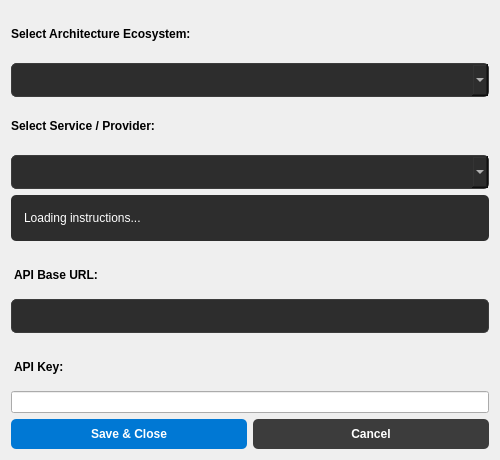
<?xml version="1.0" encoding="UTF-8"?>
<ui version="4.0">
 <class>EcosystemSelectorDialog</class>
 <widget class="QDialog" name="EcosystemSelectorDialog">
  <property name="geometry">
   <rect>
    <x>0</x>
    <y>0</y>
    <width>500</width>
    <height>460</height>
   </rect>
  </property>
  <property name="minimumSize">
   <size>
    <width>500</width>
    <height>0</height>
   </size>
  </property>
  <property name="windowTitle">
   <string>Settings - AI Provider Configuration</string>
  </property>
  <layout class="QVBoxLayout" name="dialog_layout">
   <item>
    <widget class="QLabel" name="group_label">
     <property name="styleSheet">
      <string notr="true">font-weight: bold;</string>
     </property>
     <property name="text">
      <string>Select Architecture Ecosystem:</string>
     </property>
    </widget>
   </item>
   <item>
    <widget class="QComboBox" name="group_combo">
     <property name="styleSheet">
      <string notr="true">QComboBox {
    background-color: #2d2d2d;
    color: #ffffff;
    border: 1px solid #3c3c3c;
    border-radius: 5px;
    padding: 8px;
}
QComboBox QAbstractItemView {
    background-color: #2d2d2d;
    color: white;
    selection-background-color: #0078d4;
}</string>
     </property>
    </widget>
   </item>
   <item>
    <widget class="QLabel" name="provider_label">
     <property name="styleSheet">
      <string notr="true">font-weight: bold;</string>
     </property>
     <property name="text">
      <string>Select Service / Provider:</string>
     </property>
    </widget>
   </item>
   <item>
    <widget class="QComboBox" name="provider_combo">
     <property name="styleSheet">
      <string notr="true">QComboBox {
    background-color: #2d2d2d;
    color: #ffffff;
    border: 1px solid #3c3c3c;
    border-radius: 5px;
    padding: 8px;
}
QComboBox QAbstractItemView {
    background-color: #2d2d2d;
    color: white;
    selection-background-color: #0078d4;
}</string>
     </property>
    </widget>
   </item>
   <item>
    <widget class="QLabel" name="instructions">
     <property name="styleSheet">
      <string notr="true">#instructions {
    background-color: #2d2d2d;
    padding: 10px;
    border-radius: 5px;
	color: #ffffff
}</string>
     </property>
     <property name="text">
      <string>Loading instructions...</string>
     </property>
     <property name="wordWrap">
      <bool>true</bool>
     </property>
    </widget>
   </item>
   <item>
    <widget class="QLabel" name="url_label">
     <property name="styleSheet">
      <string notr="true">font-weight: bold; margin-top: 10px;</string>
     </property>
     <property name="text">
      <string>API Base URL:</string>
     </property>
    </widget>
   </item>
   <item>
    <widget class="QLineEdit" name="url_input">
     <property name="styleSheet">
      <string notr="true">background-color: #2d2d2d; color: #ffffff;
border: 1px solid #3c3c3c; border-radius: 5px; padding: 8px;</string>
     </property>
    </widget>
   </item>
   <item>
    <widget class="QLabel" name="key_label">
     <property name="styleSheet">
      <string notr="true">font-weight: bold; margin-top: 10px;</string>
     </property>
     <property name="text">
      <string>API Key:</string>
     </property>
    </widget>
   </item>
   <item>
    <widget class="QLineEdit" name="key_input">
     <property name="styleSheet">
      <string notr="true">#key-input {
    background-color: #2d2d2d;
    color: #ffffff;
    border: 1px solid #3c3c3c;
    border-radius: 5px;
    padding: 8px;
}</string>
     </property>
     <property name="echoMode">
      <enum>QLineEdit::EchoMode::Password</enum>
     </property>
    </widget>
   </item>
   <item>
    <layout class="QHBoxLayout" name="button_layout">
     <item>
      <widget class="QPushButton" name="save_btn">
       <property name="styleSheet">
        <string notr="true">QPushButton {
    background-color: #0078d4;
    border: none;
    border-radius: 5px;
    padding: 8px;
    color: white;
    font-weight: bold;
}
QPushButton:hover {
    background-color: #106ebe;
}
QPushButton:pressed {
    background-color: #005a9e;
}</string>
       </property>
       <property name="text">
        <string>Save &amp;&amp; Close</string>
       </property>
      </widget>
     </item>
     <item>
      <widget class="QPushButton" name="cancel_btn">
       <property name="styleSheet">
        <string notr="true">QPushButton {
    background-color: #3c3c3c;
    border: none;
    border-radius: 5px;
    padding: 8px;
    color: white;
    font-weight: bold;
}
QPushButton:hover {
    background-color: #4c4c4c;
}
QPushButton:pressed {
    background-color: #2c2c2c;
}</string>
       </property>
       <property name="text">
        <string>Cancel</string>
       </property>
      </widget>
     </item>
    </layout>
   </item>
  </layout>
 </widget>
 <resources/>
 <connections>
  <connection>
   <sender>cancel_btn</sender>
   <signal>clicked()</signal>
   <receiver>EcosystemSelectorDialog</receiver>
   <slot>reject()</slot>
   <hints>
    <hint type="sourcelabel">
     <x>-1</x>
     <y>-1</y>
    </hint>
    <hint type="destinationlabel">
     <x>-1</x>
     <y>-1</y>
    </hint>
   </hints>
  </connection>
 </connections>
</ui>
